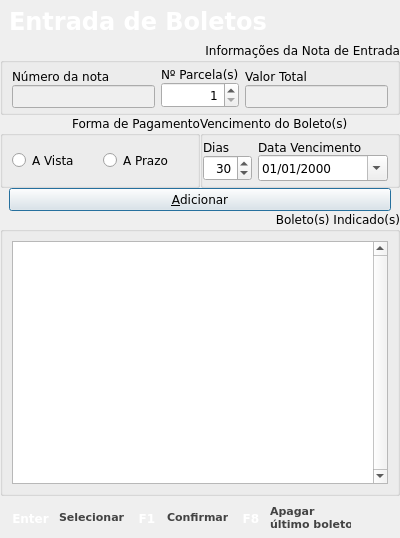
<?xml version="1.0" encoding="UTF-8"?>
<ui version="4.0">
 <class>EnterBillet</class>
 <widget class="QDialog" name="EnterBillet">
  <property name="windowModality">
   <enum>Qt::ApplicationModal</enum>
  </property>
  <property name="geometry">
   <rect>
    <x>0</x>
    <y>0</y>
    <width>400</width>
    <height>538</height>
   </rect>
  </property>
  <property name="minimumSize">
   <size>
    <width>380</width>
    <height>538</height>
   </size>
  </property>
  <property name="maximumSize">
   <size>
    <width>400</width>
    <height>538</height>
   </size>
  </property>
  <property name="windowTitle">
   <string>Entrada de Boletos</string>
  </property>
  <layout class="QGridLayout" name="gridLayout_5">
   <property name="margin">
    <number>0</number>
   </property>
   <property name="spacing">
    <number>0</number>
   </property>
   <item row="0" column="0" colspan="2">
    <widget class="QFrame" name="frame">
     <property name="minimumSize">
      <size>
       <width>0</width>
       <height>42</height>
      </size>
     </property>
     <property name="styleSheet">
      <string notr="true">background-image: url(:/png/topright.jpg);</string>
     </property>
     <property name="frameShape">
      <enum>QFrame::NoFrame</enum>
     </property>
     <property name="frameShadow">
      <enum>QFrame::Raised</enum>
     </property>
     <layout class="QGridLayout" name="gridLayout_6">
      <property name="topMargin">
       <number>0</number>
      </property>
      <property name="bottomMargin">
       <number>0</number>
      </property>
      <item row="0" column="0">
       <widget class="QLabel" name="labelStatus">
        <property name="enabled">
         <bool>false</bool>
        </property>
        <property name="palette">
         <palette>
          <active>
           <colorrole role="WindowText">
            <brush brushstyle="SolidPattern">
             <color alpha="255">
              <red>255</red>
              <green>255</green>
              <blue>255</blue>
             </color>
            </brush>
           </colorrole>
           <colorrole role="Button">
            <brush brushstyle="SolidPattern">
             <color alpha="255">
              <red>0</red>
              <green>0</green>
              <blue>0</blue>
             </color>
            </brush>
           </colorrole>
           <colorrole role="Text">
            <brush brushstyle="SolidPattern">
             <color alpha="255">
              <red>255</red>
              <green>255</green>
              <blue>255</blue>
             </color>
            </brush>
           </colorrole>
           <colorrole role="ButtonText">
            <brush brushstyle="SolidPattern">
             <color alpha="255">
              <red>255</red>
              <green>255</green>
              <blue>255</blue>
             </color>
            </brush>
           </colorrole>
           <colorrole role="Base">
            <brush brushstyle="SolidPattern">
             <color alpha="255">
              <red>0</red>
              <green>0</green>
              <blue>0</blue>
             </color>
            </brush>
           </colorrole>
           <colorrole role="Window">
            <brush brushstyle="SolidPattern">
             <color alpha="255">
              <red>0</red>
              <green>0</green>
              <blue>0</blue>
             </color>
            </brush>
           </colorrole>
          </active>
          <inactive>
           <colorrole role="WindowText">
            <brush brushstyle="SolidPattern">
             <color alpha="255">
              <red>255</red>
              <green>255</green>
              <blue>255</blue>
             </color>
            </brush>
           </colorrole>
           <colorrole role="Button">
            <brush brushstyle="SolidPattern">
             <color alpha="255">
              <red>0</red>
              <green>0</green>
              <blue>0</blue>
             </color>
            </brush>
           </colorrole>
           <colorrole role="Text">
            <brush brushstyle="SolidPattern">
             <color alpha="255">
              <red>255</red>
              <green>255</green>
              <blue>255</blue>
             </color>
            </brush>
           </colorrole>
           <colorrole role="ButtonText">
            <brush brushstyle="SolidPattern">
             <color alpha="255">
              <red>255</red>
              <green>255</green>
              <blue>255</blue>
             </color>
            </brush>
           </colorrole>
           <colorrole role="Base">
            <brush brushstyle="SolidPattern">
             <color alpha="255">
              <red>0</red>
              <green>0</green>
              <blue>0</blue>
             </color>
            </brush>
           </colorrole>
           <colorrole role="Window">
            <brush brushstyle="SolidPattern">
             <color alpha="255">
              <red>0</red>
              <green>0</green>
              <blue>0</blue>
             </color>
            </brush>
           </colorrole>
          </inactive>
          <disabled>
           <colorrole role="WindowText">
            <brush brushstyle="SolidPattern">
             <color alpha="255">
              <red>255</red>
              <green>255</green>
              <blue>255</blue>
             </color>
            </brush>
           </colorrole>
           <colorrole role="Button">
            <brush brushstyle="SolidPattern">
             <color alpha="255">
              <red>0</red>
              <green>0</green>
              <blue>0</blue>
             </color>
            </brush>
           </colorrole>
           <colorrole role="Text">
            <brush brushstyle="SolidPattern">
             <color alpha="255">
              <red>255</red>
              <green>255</green>
              <blue>255</blue>
             </color>
            </brush>
           </colorrole>
           <colorrole role="ButtonText">
            <brush brushstyle="SolidPattern">
             <color alpha="255">
              <red>255</red>
              <green>255</green>
              <blue>255</blue>
             </color>
            </brush>
           </colorrole>
           <colorrole role="Base">
            <brush brushstyle="SolidPattern">
             <color alpha="255">
              <red>0</red>
              <green>0</green>
              <blue>0</blue>
             </color>
            </brush>
           </colorrole>
           <colorrole role="Window">
            <brush brushstyle="SolidPattern">
             <color alpha="255">
              <red>0</red>
              <green>0</green>
              <blue>0</blue>
             </color>
            </brush>
           </colorrole>
          </disabled>
         </palette>
        </property>
        <property name="font">
         <font>
          <family>Verdana</family>
          <pointsize>18</pointsize>
          <weight>75</weight>
          <bold>true</bold>
         </font>
        </property>
        <property name="styleSheet">
         <string notr="true">background-image: url(:/png/topright.jpg);</string>
        </property>
        <property name="frameShape">
         <enum>QFrame::NoFrame</enum>
        </property>
        <property name="frameShadow">
         <enum>QFrame::Plain</enum>
        </property>
        <property name="lineWidth">
         <number>1</number>
        </property>
        <property name="text">
         <string>Entrada de Boletos</string>
        </property>
        <property name="textFormat">
         <enum>Qt::AutoText</enum>
        </property>
        <property name="alignment">
         <set>Qt::AlignLeading|Qt::AlignLeft|Qt::AlignVCenter</set>
        </property>
        <property name="wordWrap">
         <bool>false</bool>
        </property>
        <property name="textInteractionFlags">
         <set>Qt::NoTextInteraction</set>
        </property>
       </widget>
      </item>
     </layout>
    </widget>
   </item>
   <item row="1" column="0" colspan="2">
    <widget class="QGroupBox" name="groupBox">
     <property name="enabled">
      <bool>true</bool>
     </property>
     <property name="font">
      <font>
       <family>Verdana</family>
       <pointsize>9</pointsize>
      </font>
     </property>
     <property name="title">
      <string>Informações da Nota de Entrada</string>
     </property>
     <property name="alignment">
      <set>Qt::AlignRight|Qt::AlignTop|Qt::AlignTrailing</set>
     </property>
     <layout class="QGridLayout" name="gridLayout_4">
      <property name="topMargin">
       <number>4</number>
      </property>
      <property name="bottomMargin">
       <number>4</number>
      </property>
      <item row="0" column="0">
       <layout class="QVBoxLayout" name="verticalLayout">
        <property name="spacing">
         <number>0</number>
        </property>
        <item>
         <widget class="QLabel" name="label_2">
          <property name="minimumSize">
           <size>
            <width>0</width>
            <height>0</height>
           </size>
          </property>
          <property name="text">
           <string>Número da nota</string>
          </property>
          <property name="alignment">
           <set>Qt::AlignLeading|Qt::AlignLeft|Qt::AlignVCenter</set>
          </property>
         </widget>
        </item>
        <item>
         <widget class="QRadLineEditEnter" name="lineEditNumber">
          <property name="enabled">
           <bool>false</bool>
          </property>
          <property name="maximumSize">
           <size>
            <width>150</width>
            <height>16777215</height>
           </size>
          </property>
          <property name="focusPolicy">
           <enum>Qt::NoFocus</enum>
          </property>
          <property name="alignment">
           <set>Qt::AlignRight|Qt::AlignTrailing|Qt::AlignVCenter</set>
          </property>
         </widget>
        </item>
       </layout>
      </item>
      <item row="0" column="2">
       <layout class="QVBoxLayout" name="verticalLayout_2">
        <property name="spacing">
         <number>0</number>
        </property>
        <item>
         <widget class="QLabel" name="label_5">
          <property name="text">
           <string>Valor Total</string>
          </property>
          <property name="alignment">
           <set>Qt::AlignLeading|Qt::AlignLeft|Qt::AlignVCenter</set>
          </property>
         </widget>
        </item>
        <item>
         <widget class="QRadLineEditEnter" name="lineEditTotalValue">
          <property name="enabled">
           <bool>false</bool>
          </property>
          <property name="maximumSize">
           <size>
            <width>150</width>
            <height>16777215</height>
           </size>
          </property>
          <property name="focusPolicy">
           <enum>Qt::NoFocus</enum>
          </property>
          <property name="inputMask">
           <string/>
          </property>
          <property name="alignment">
           <set>Qt::AlignRight|Qt::AlignTrailing|Qt::AlignVCenter</set>
          </property>
         </widget>
        </item>
       </layout>
      </item>
      <item row="0" column="1">
       <layout class="QVBoxLayout" name="verticalLayout_4">
        <property name="spacing">
         <number>0</number>
        </property>
        <item>
         <widget class="QLabel" name="label_3">
          <property name="minimumSize">
           <size>
            <width>0</width>
            <height>0</height>
           </size>
          </property>
          <property name="text">
           <string>Nº Parcela(s)</string>
          </property>
          <property name="alignment">
           <set>Qt::AlignLeading|Qt::AlignLeft|Qt::AlignVCenter</set>
          </property>
         </widget>
        </item>
        <item>
         <widget class="QSpinBox" name="spinBoxParcelas">
          <property name="minimumSize">
           <size>
            <width>0</width>
            <height>26</height>
           </size>
          </property>
          <property name="alignment">
           <set>Qt::AlignRight|Qt::AlignTrailing|Qt::AlignVCenter</set>
          </property>
          <property name="minimum">
           <number>1</number>
          </property>
         </widget>
        </item>
       </layout>
      </item>
     </layout>
    </widget>
   </item>
   <item row="2" column="0">
    <widget class="QGroupBox" name="groupBox_4">
     <property name="font">
      <font>
       <family>Verdana</family>
       <pointsize>9</pointsize>
      </font>
     </property>
     <property name="title">
      <string>Forma de Pagamento</string>
     </property>
     <property name="alignment">
      <set>Qt::AlignRight|Qt::AlignTop|Qt::AlignTrailing</set>
     </property>
     <layout class="QGridLayout" name="gridLayout_3">
      <property name="topMargin">
       <number>4</number>
      </property>
      <property name="bottomMargin">
       <number>4</number>
      </property>
      <item row="0" column="0">
       <widget class="DSMRadioButtonEnter" name="radioButtonAVista">
        <property name="text">
         <string>A Vista</string>
        </property>
       </widget>
      </item>
      <item row="0" column="1">
       <widget class="DSMRadioButtonEnter" name="radioButtonAPrazo">
        <property name="text">
         <string>A Prazo</string>
        </property>
       </widget>
      </item>
     </layout>
    </widget>
   </item>
   <item row="3" column="0" colspan="2">
    <layout class="QHBoxLayout" name="horizontalLayout">
     <property name="leftMargin">
      <number>9</number>
     </property>
     <property name="rightMargin">
      <number>9</number>
     </property>
     <item>
      <widget class="QPushButton" name="pushButtonAdd">
       <property name="font">
        <font>
         <family>Verdana</family>
        </font>
       </property>
       <property name="text">
        <string>&amp;Adicionar</string>
       </property>
       <property name="icon">
        <iconset resource="../../../icons/resources.qrc">
         <normaloff>:/png/add-icon.png</normaloff>:/png/add-icon.png</iconset>
       </property>
       <property name="iconSize">
        <size>
         <width>24</width>
         <height>24</height>
        </size>
       </property>
      </widget>
     </item>
    </layout>
   </item>
   <item row="4" column="0" colspan="2">
    <widget class="QGroupBox" name="groupBox_3">
     <property name="maximumSize">
      <size>
       <width>16777215</width>
       <height>16777215</height>
      </size>
     </property>
     <property name="font">
      <font>
       <family>Verdana</family>
       <pointsize>9</pointsize>
      </font>
     </property>
     <property name="title">
      <string>Boleto(s) Indicado(s)</string>
     </property>
     <property name="alignment">
      <set>Qt::AlignRight|Qt::AlignTop|Qt::AlignTrailing</set>
     </property>
     <layout class="QGridLayout" name="gridLayout">
      <item row="0" column="1">
       <widget class="QTableWidget" name="tableWidgetBilletsIndicated">
        <property name="font">
         <font>
          <family>Verdana</family>
          <pointsize>12</pointsize>
         </font>
        </property>
        <property name="focusPolicy">
         <enum>Qt::NoFocus</enum>
        </property>
        <property name="styleSheet">
         <string>selection-background-color: rgba(102, 176, 239, 75%);
selection-color: rgb(255, 255, 255);</string>
        </property>
        <property name="verticalScrollBarPolicy">
         <enum>Qt::ScrollBarAlwaysOn</enum>
        </property>
        <property name="selectionBehavior">
         <enum>QAbstractItemView::SelectRows</enum>
        </property>
        <attribute name="verticalHeaderVisible">
         <bool>true</bool>
        </attribute>
        <attribute name="verticalHeaderDefaultSectionSize">
         <number>35</number>
        </attribute>
        <attribute name="verticalHeaderMinimumSectionSize">
         <number>35</number>
        </attribute>
       </widget>
      </item>
     </layout>
    </widget>
   </item>
   <item row="5" column="0" colspan="2">
    <widget class="QFrame" name="rodape">
     <property name="minimumSize">
      <size>
       <width>0</width>
       <height>42</height>
      </size>
     </property>
     <property name="styleSheet">
      <string>background-image: url(:/png/topo_telacaixa.jpg);</string>
     </property>
     <property name="frameShape">
      <enum>QFrame::NoFrame</enum>
     </property>
     <property name="frameShadow">
      <enum>QFrame::Raised</enum>
     </property>
     <widget class="QFrame" name="frame_Enter">
      <property name="geometry">
       <rect>
        <x>5</x>
        <y>0</y>
        <width>122</width>
        <height>42</height>
       </rect>
      </property>
      <property name="frameShape">
       <enum>QFrame::NoFrame</enum>
      </property>
      <property name="frameShadow">
       <enum>QFrame::Raised</enum>
      </property>
      <widget class="QLabel" name="pesqnomemedicamento_3">
       <property name="geometry">
        <rect>
         <x>54</x>
         <y>0</y>
         <width>65</width>
         <height>42</height>
        </rect>
       </property>
       <property name="minimumSize">
        <size>
         <width>0</width>
         <height>42</height>
        </size>
       </property>
       <property name="font">
        <font>
         <family>Verdana</family>
         <pointsize>8</pointsize>
         <weight>75</weight>
         <bold>true</bold>
        </font>
       </property>
       <property name="styleSheet">
        <string>color: rgb(67, 67, 67);</string>
       </property>
       <property name="text">
        <string>Selecionar</string>
       </property>
      </widget>
      <widget class="QFrame" name="botaoajuda_3">
       <property name="geometry">
        <rect>
         <x>3</x>
         <y>7</y>
         <width>45</width>
         <height>31</height>
        </rect>
       </property>
       <property name="styleSheet">
        <string>background-image: url(:/png/buttonhelpmaior.jpg);</string>
       </property>
       <property name="frameShape">
        <enum>QFrame::NoFrame</enum>
       </property>
       <property name="frameShadow">
        <enum>QFrame::Raised</enum>
       </property>
       <widget class="QLabel" name="label_f9_3">
        <property name="geometry">
         <rect>
          <x>0</x>
          <y>0</y>
          <width>45</width>
          <height>30</height>
         </rect>
        </property>
        <property name="font">
         <font>
          <family>Verdana</family>
          <pointsize>9</pointsize>
          <weight>75</weight>
          <bold>true</bold>
         </font>
        </property>
        <property name="styleSheet">
         <string>color: rgb(255, 255, 255);</string>
        </property>
        <property name="text">
         <string>Enter</string>
        </property>
        <property name="alignment">
         <set>Qt::AlignCenter</set>
        </property>
       </widget>
      </widget>
     </widget>
     <widget class="QFrame" name="frame_F1">
      <property name="geometry">
       <rect>
        <x>127</x>
        <y>0</y>
        <width>104</width>
        <height>42</height>
       </rect>
      </property>
      <property name="frameShape">
       <enum>QFrame::NoFrame</enum>
      </property>
      <property name="frameShadow">
       <enum>QFrame::Raised</enum>
      </property>
      <widget class="QFrame" name="ico_F1">
       <property name="geometry">
        <rect>
         <x>3</x>
         <y>7</y>
         <width>34</width>
         <height>31</height>
        </rect>
       </property>
       <property name="styleSheet">
        <string>background-image: url(:/png/buttonhelp.jpg);</string>
       </property>
       <property name="frameShape">
        <enum>QFrame::NoFrame</enum>
       </property>
       <property name="frameShadow">
        <enum>QFrame::Raised</enum>
       </property>
       <widget class="QLabel" name="label_f9_5">
        <property name="geometry">
         <rect>
          <x>0</x>
          <y>0</y>
          <width>34</width>
          <height>30</height>
         </rect>
        </property>
        <property name="font">
         <font>
          <family>Verdana</family>
          <pointsize>9</pointsize>
          <weight>75</weight>
          <bold>true</bold>
         </font>
        </property>
        <property name="styleSheet">
         <string>color: rgb(255, 255, 255);</string>
        </property>
        <property name="text">
         <string>F1</string>
        </property>
        <property name="alignment">
         <set>Qt::AlignCenter</set>
        </property>
       </widget>
      </widget>
      <widget class="QLabel" name="labelOptionMergePreSell">
       <property name="geometry">
        <rect>
         <x>40</x>
         <y>0</y>
         <width>61</width>
         <height>42</height>
        </rect>
       </property>
       <property name="minimumSize">
        <size>
         <width>0</width>
         <height>42</height>
        </size>
       </property>
       <property name="font">
        <font>
         <family>Verdana</family>
         <pointsize>8</pointsize>
         <weight>75</weight>
         <bold>true</bold>
        </font>
       </property>
       <property name="styleSheet">
        <string>color: rgb(67, 67, 67);</string>
       </property>
       <property name="text">
        <string>Confirmar</string>
       </property>
      </widget>
     </widget>
     <widget class="QFrame" name="frame_F8">
      <property name="geometry">
       <rect>
        <x>231</x>
        <y>0</y>
        <width>123</width>
        <height>42</height>
       </rect>
      </property>
      <property name="frameShape">
       <enum>QFrame::NoFrame</enum>
      </property>
      <property name="frameShadow">
       <enum>QFrame::Raised</enum>
      </property>
      <widget class="QLabel" name="pesqnomemedicamento">
       <property name="geometry">
        <rect>
         <x>39</x>
         <y>0</y>
         <width>81</width>
         <height>42</height>
        </rect>
       </property>
       <property name="font">
        <font>
         <family>Verdana</family>
         <pointsize>8</pointsize>
         <weight>75</weight>
         <bold>true</bold>
        </font>
       </property>
       <property name="styleSheet">
        <string>color: rgb(67, 67, 67);</string>
       </property>
       <property name="text">
        <string>Apagar
último boleto</string>
       </property>
      </widget>
      <widget class="QFrame" name="botaoajuda">
       <property name="geometry">
        <rect>
         <x>3</x>
         <y>7</y>
         <width>34</width>
         <height>31</height>
        </rect>
       </property>
       <property name="styleSheet">
        <string>background-image: url(:/png/buttonhelp.jpg);</string>
       </property>
       <property name="frameShape">
        <enum>QFrame::NoFrame</enum>
       </property>
       <property name="frameShadow">
        <enum>QFrame::Raised</enum>
       </property>
       <widget class="QLabel" name="label_f9">
        <property name="geometry">
         <rect>
          <x>0</x>
          <y>0</y>
          <width>34</width>
          <height>30</height>
         </rect>
        </property>
        <property name="font">
         <font>
          <family>Verdana</family>
          <pointsize>9</pointsize>
          <weight>75</weight>
          <bold>true</bold>
         </font>
        </property>
        <property name="styleSheet">
         <string>color: rgb(255, 255, 255);</string>
        </property>
        <property name="text">
         <string>F8</string>
        </property>
        <property name="alignment">
         <set>Qt::AlignCenter</set>
        </property>
       </widget>
      </widget>
     </widget>
    </widget>
   </item>
   <item row="2" column="1">
    <widget class="QGroupBox" name="groupBox_2">
     <property name="maximumSize">
      <size>
       <width>16777215</width>
       <height>16777215</height>
      </size>
     </property>
     <property name="font">
      <font>
       <family>Verdana</family>
       <pointsize>9</pointsize>
      </font>
     </property>
     <property name="title">
      <string>Vencimento do Boleto(s) </string>
     </property>
     <layout class="QGridLayout" name="gridLayout_2">
      <property name="leftMargin">
       <number>0</number>
      </property>
      <property name="topMargin">
       <number>4</number>
      </property>
      <property name="rightMargin">
       <number>9</number>
      </property>
      <property name="bottomMargin">
       <number>4</number>
      </property>
      <item row="0" column="1">
       <layout class="QVBoxLayout" name="verticalLayout_3">
        <property name="spacing">
         <number>0</number>
        </property>
        <item>
         <widget class="QLabel" name="label_4">
          <property name="minimumSize">
           <size>
            <width>105</width>
            <height>0</height>
           </size>
          </property>
          <property name="text">
           <string>Data Vencimento</string>
          </property>
          <property name="alignment">
           <set>Qt::AlignLeading|Qt::AlignLeft|Qt::AlignVCenter</set>
          </property>
         </widget>
        </item>
        <item>
         <widget class="DSMDateEditEnter" name="dateEditBilletVenc">
          <property name="minimumSize">
           <size>
            <width>130</width>
            <height>26</height>
           </size>
          </property>
          <property name="maximumSize">
           <size>
            <width>130</width>
            <height>26</height>
           </size>
          </property>
          <property name="displayFormat">
           <string>dd/MM/yyyy</string>
          </property>
          <property name="calendarPopup">
           <bool>true</bool>
          </property>
         </widget>
        </item>
       </layout>
      </item>
      <item row="0" column="0">
       <layout class="QVBoxLayout" name="verticalLayout_5">
        <property name="spacing">
         <number>0</number>
        </property>
        <item>
         <widget class="QLabel" name="label_6">
          <property name="minimumSize">
           <size>
            <width>0</width>
            <height>0</height>
           </size>
          </property>
          <property name="text">
           <string>Dias</string>
          </property>
          <property name="alignment">
           <set>Qt::AlignLeading|Qt::AlignLeft|Qt::AlignVCenter</set>
          </property>
         </widget>
        </item>
        <item>
         <widget class="QSpinBox" name="spinBoxParcelasDays">
          <property name="minimumSize">
           <size>
            <width>0</width>
            <height>26</height>
           </size>
          </property>
          <property name="maximumSize">
           <size>
            <width>16777215</width>
            <height>26</height>
           </size>
          </property>
          <property name="alignment">
           <set>Qt::AlignRight|Qt::AlignTrailing|Qt::AlignVCenter</set>
          </property>
          <property name="minimum">
           <number>1</number>
          </property>
          <property name="value">
           <number>30</number>
          </property>
         </widget>
        </item>
       </layout>
      </item>
     </layout>
    </widget>
   </item>
  </layout>
 </widget>
 <customwidgets>
  <customwidget>
   <class>QRadLineEditEnter</class>
   <extends>QLineEdit</extends>
   <header location="global">qradlineeditenter.h</header>
  </customwidget>
  <customwidget>
   <class>DSMRadioButtonEnter</class>
   <extends>QRadioButton</extends>
   <header>dsmradiobuttonenter.h</header>
  </customwidget>
  <customwidget>
   <class>DSMDateEditEnter</class>
   <extends>QDateEdit</extends>
   <header location="global">dsmdateeditenter.h</header>
  </customwidget>
 </customwidgets>
 <tabstops>
  <tabstop>spinBoxParcelas</tabstop>
  <tabstop>radioButtonAVista</tabstop>
  <tabstop>radioButtonAPrazo</tabstop>
  <tabstop>spinBoxParcelasDays</tabstop>
  <tabstop>dateEditBilletVenc</tabstop>
  <tabstop>pushButtonAdd</tabstop>
 </tabstops>
 <resources>
  <include location="../../../icons/resources.qrc"/>
  <include location="../../../icons/resources.qrc"/>
  <include location="../../../icons/resources.qrc"/>
  <include location="../../../icons/resources.qrc"/>
  <include location="../../../icons/resources.qrc"/>
  <include location="../../../icons/resources.qrc"/>
  <include location="../../../icons/resources.qrc"/>
  <include location="../../../icons/resources.qrc"/>
  <include location="../../../icons/resources.qrc"/>
  <include location="../../../icons/resources.qrc"/>
  <include location="../../../icons/resources.qrc"/>
  <include location="../../../icons/resources.qrc"/>
  <include location="../../../icons/resources.qrc"/>
  <include location="../../../icons/resources.qrc"/>
  <include location="../../../icons/resources.qrc"/>
  <include location="../../../icons/resources.qrc"/>
  <include location="../../../icons/resources.qrc"/>
  <include location="../../../icons/resources.qrc"/>
  <include location="../../../icons/resources.qrc"/>
  <include location="../../../icons/resources.qrc"/>
  <include location="../../../icons/resources.qrc"/>
  <include location="../../../icons/resources.qrc"/>
  <include location="../../../icons/resources.qrc"/>
  <include location="../../../icons/resources.qrc"/>
  <include location="../../../icons/resources.qrc"/>
  <include location="../../../icons/resources.qrc"/>
  <include location="../../../icons/resources.qrc"/>
  <include location="../../../icons/resources.qrc"/>
  <include location="../../../icons/resources.qrc"/>
  <include location="../../../icons/resources.qrc"/>
  <include location="../../../icons/resources.qrc"/>
 </resources>
 <connections/>
</ui>
